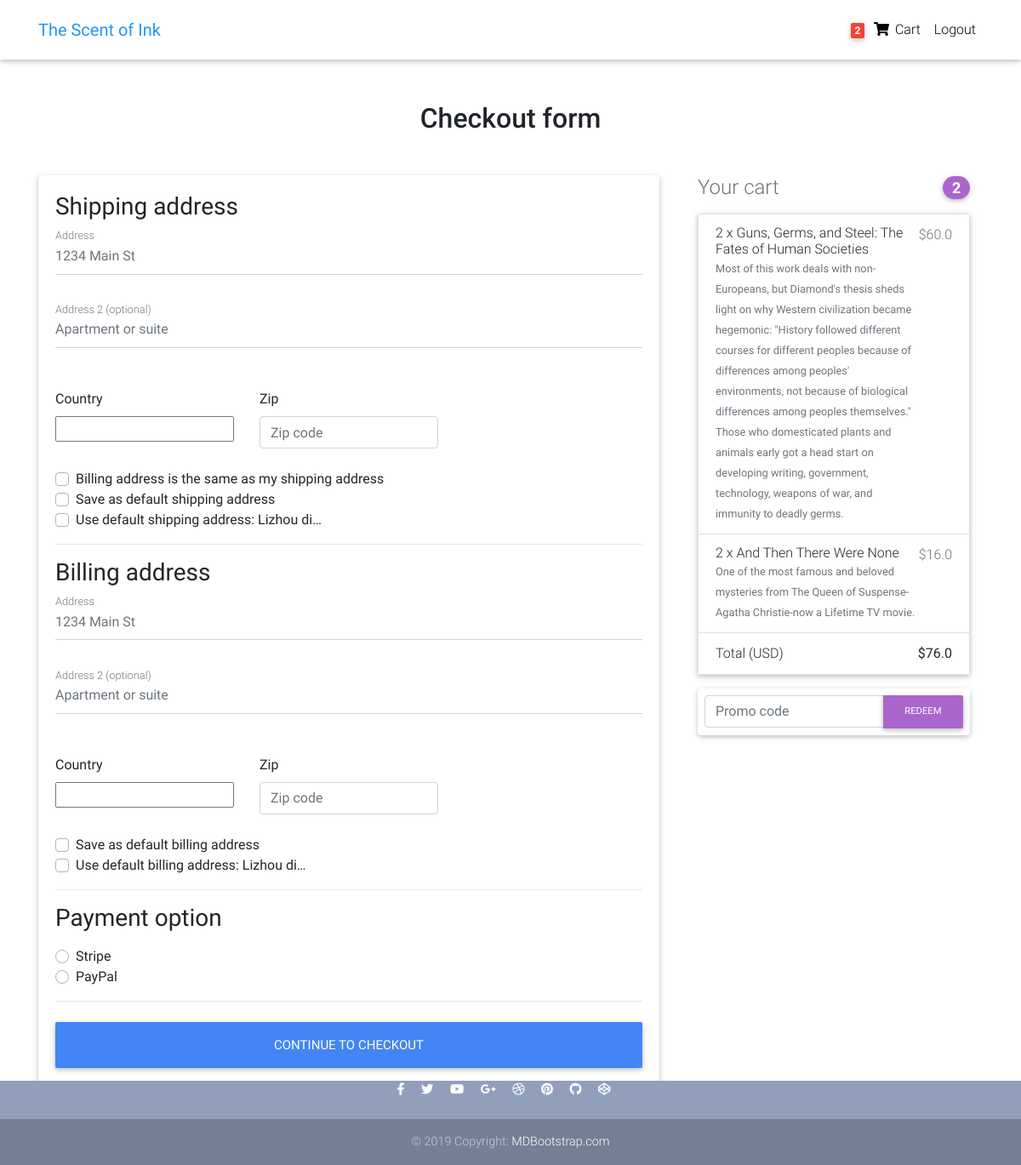
Before: /checkout/ (signed in) with the older database file.
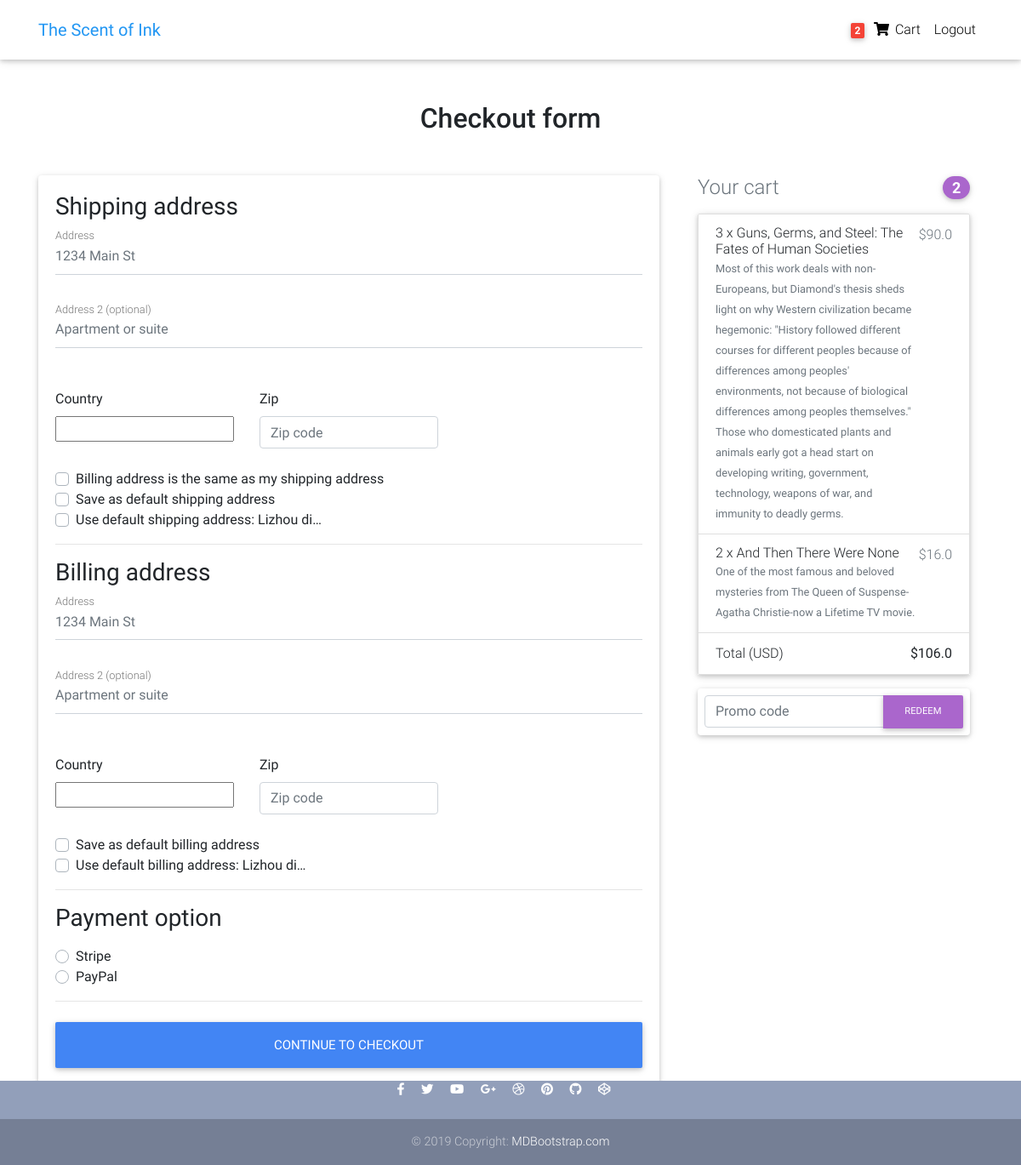
After: the same page with the newer database file.
### core/models.py (models this page shows, shortened)
class OrderItem(models.Model):
    user = models.ForeignKey(settings.AUTH_USER_MODEL,
                             on_delete=models.CASCADE)
    ordered = models.BooleanField(default=False)
    item = models.ForeignKey(Item, on_delete=models.CASCADE)
    quantity = models.IntegerField(default=1)
    def get_total_item_price(self):
        return self.quantity * self.item.price
    def get_final_price(self):
        if self.item.discount_price:
            return self.get_total_discount_item_price()
        return self.get_total_item_price()

class Item(models.Model):
    title = models.CharField(max_length=100)
    price = models.FloatField()
    discount_price = models.FloatField(blank=True, null=True)
    category = models.CharField(max_length=100)
    label = models.CharField(choices=LABEL_CHOICES, max_length=1)
    slug = models.SlugField()
    description = models.TextField()
    image = models.ImageField()
    ISBN =  models.CharField(max_length=100,null=True)
    author =  models.CharField(max_length=100,null=True)

class Order(models.Model):
    user = models.ForeignKey(settings.AUTH_USER_MODEL,
                             on_delete=models.CASCADE)
    ref_code = models.CharField(max_length=20, blank=True, null=True)
    items = models.ManyToManyField(OrderItem)
    start_date = models.DateTimeField(auto_now_add=True)
    ordered_date = models.DateTimeField()
    ordered = models.BooleanField(default=False)
    shipping_address = models.ForeignKey(
        'Address', related_name='shipping_address', on_delete=models.SET_NULL, blank=True, null=True)
    billing_address = models.ForeignKey(
        'Address', related_name='billing_address', on_delete=models.SET_NULL, blank=True, null=True)
    payment = models.ForeignKey(
        'Payment', on_delete=models.SET_NULL, blank=True, null=True)
    coupon = models.ForeignKey(
        'Coupon', on_delete=models.SET_NULL, blank=True, null=True)
    being_delivered = models.BooleanField(default=False)
    received = models.BooleanField(default=False)
    refund_requested = models.BooleanField(default=False)
    refund_granted = models.BooleanField(default=False)
    '''
    1. Item added to cart
    2. Adding a billing address
    (Failed checkout)
    3. Payment
    (Preprocessing, processing, packaging etc.)
    4. Being delivered
    5. Received
    6. Refunds
    '''
    def get_total(self):
        total = 0
        for order_item in self.items.all():
            total += order_item.get_final_price()
        if self.coupon:
            total -= self.coupon.amount
        return total

### core/views.py (the view, shortened to what this page needs)
# urls.py: path('checkout/', CheckoutView.as_view(), name='checkout'),
class CheckoutView(View):
    def get(self, *args, **kwargs):
        try:
            order = Order.objects.get(user=self.request.user, ordered=False)
            form = CheckoutForm()
            context = {
                'form': form,
                'couponform': CouponForm(),
                'order': order,
                'DISPLAY_COUPON_FORM': True
            }
            shipping_address_qs = Address.objects.filter(
                user=self.request.user,
                address_type='S',
                default=True
            )
            if shipping_address_qs.exists():
                context.update(
                    {'default_shipping_address': shipping_address_qs[0]})
            billing_address_qs = Address.objects.filter(
                user=self.request.user,
                address_type='B',
                default=True
            )
            if billing_address_qs.exists():
                context.update(
                    {'default_billing_address': billing_address_qs[0]})
            return render(self.request, "checkout.html", context)
        except ObjectDoesNotExist:
            messages.info(self.request, "You do not have an active order")
            return redirect("core:checkout")

### core/forms.py
class CheckoutForm(forms.Form):
    shipping_address = forms.CharField(required=False)
    shipping_address2 = forms.CharField(required=False)
    shipping_country = CountryField(blank_label='(select country)').formfield(
        required=False,
        widget=CountrySelectWidget(attrs={
            'class': 'custom-select d-block w-100',
        }))
    shipping_zip = forms.CharField(required=False)
    billing_address = forms.CharField(required=False)
    billing_address2 = forms.CharField(required=False)
    billing_country = CountryField(blank_label='(select country)').formfield(
        required=False,
        widget=CountrySelectWidget(attrs={
            'class': 'custom-select d-block w-100',
        }))
    billing_zip = forms.CharField(required=False)
    same_billing_address = forms.BooleanField(required=False)
    set_default_shipping = forms.BooleanField(required=False)
    use_default_shipping = forms.BooleanField(required=False)
    set_default_billing = forms.BooleanField(required=False)
    use_default_billing = forms.BooleanField(required=False)
    payment_option = forms.ChoiceField(
        widget=forms.RadioSelect, choices=PAYMENT_CHOICES)

### templates/checkout.html (shortened to what the changed rows need)
{% extends "base.html" %}
{% load crispy_forms_tags %}
{% block content %}
  <main >
    <div class="container wow fadeIn">
      <h2 class="my-5 h2 text-center">Checkout form</h2>
      <div class="row">
        <div class="col-md-4 mb-4">
          {% include "order_snippet.html" %}
        </div>
      </div>
    </div>
  </main>
{% endblock content %}

### templates/order_snippet.html (shortened to what this page needs)
<div class="col-md-12 mb-4">
    <h4 class="d-flex justify-content-between align-items-center mb-3">
    <span class="text-muted">Your cart</span>
    <span class="badge badge-secondary badge-pill">{{ order.items.count }}</span>
    </h4>
    <ul class="list-group mb-3 z-depth-1">
    {% for order_item in order.items.all %}
    <li class="list-group-item d-flex justify-content-between lh-condensed">
        <div>
        <h6 class="my-0">{{ order_item.quantity }} x {{ order_item.item.title}}</h6>
        <small class="text-muted">{{ order_item.item.description}}</small>
        </div>
        <span class="text-muted">${{ order_item.get_final_price }}</span>
    </li>
    {% endfor %}
    <li class="list-group-item d-flex justify-content-between">
        <span>Total (USD)</span>
        <strong>${{ order.get_total }}</strong>
    </li>
    </ul>
    {% if DISPLAY_COUPON_FORM %}
    <form class="card p-2" action="{% url 'core:add-coupon' %}" method="POST">
        <div class="input-group">
            {{ couponform.code }}
            <div class="input-group-append">
            <button class="btn btn-secondary btn-md waves-effect m-0" type="submit">Redeem</button>
            </div>
        </div>
    </form>
    {% endif %}
</div>

Changed rows visible on the page:
changed through a linked row, Order: get_total "76.0" → "106.0"
changed OrderItem "Guns, Germs, and Steel: The Fates of Human Societies": quantity "2" → "3"; get_final_price "60.0" → "90.0"
